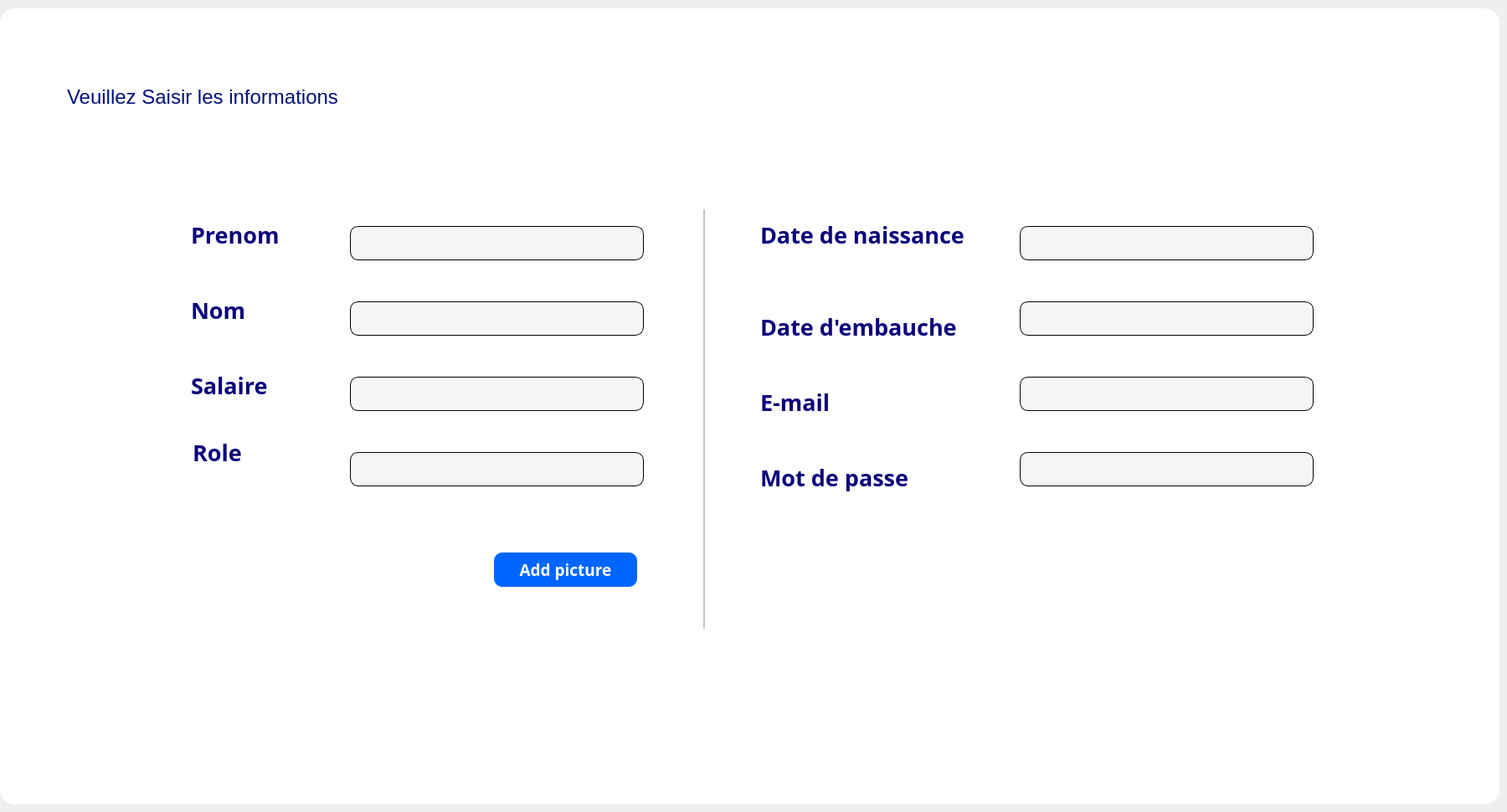
      <widget class="QWidget" name="tab_6">
       <attribute name="icon">
        <iconset resource="D:/volve/untitled22/res.qrc">
         <normaloff>:/icon/icons/icons8-crayon-64.png</normaloff>:/icon/icons/icons8-crayon-64.png</iconset>
       </attribute>
       <attribute name="title">
        <string>Modifier</string>
       </attribute>
       <widget class="QFrame" name="frame_23">
        <property name="geometry">
         <rect>
          <x>0</x>
          <y>10</y>
          <width>1791</width>
          <height>951</height>
         </rect>
        </property>
        <property name="styleSheet">
         <string notr="true">border-radius:18px;
background:white;
</string>
        </property>
        <property name="frameShape">
         <enum>QFrame::StyledPanel</enum>
        </property>
        <property name="frameShadow">
         <enum>QFrame::Raised</enum>
        </property>
        <widget class="QLineEdit" name="le_role_10">
         <property name="geometry">
          <rect>
           <x>418</x>
           <y>530</y>
           <width>351</width>
           <height>41</height>
          </rect>
         </property>
         <property name="styleSheet">
          <string notr="true">border-radius: 10px;
background: #F5F5F5;
border: 1px solid #000000;
padding-bottom:7px;</string>
         </property>
        </widget>
        <widget class="QLabel" name="lab_mdb_10">
         <property name="geometry">
          <rect>
           <x>908</x>
           <y>530</y>
           <width>181</width>
           <height>61</height>
          </rect>
         </property>
         <property name="font">
          <font>
           <family>Yu Gothic UI Semibold</family>
           <pointsize>20</pointsize>
           <weight>75</weight>
           <bold>true</bold>
          </font>
         </property>
         <property name="styleSheet">
          <string notr="true">color: rgb(10, 0, 122);</string>
         </property>
         <property name="text">
          <string>Mot de passe</string>
         </property>
        </widget>
        <widget class="QLineEdit" name="le_email_10">
         <property name="geometry">
          <rect>
           <x>1218</x>
           <y>440</y>
           <width>351</width>
           <height>41</height>
          </rect>
         </property>
         <property name="styleSheet">
          <string notr="true">border-radius: 10px;
background: #F5F5F5;
border: 1px solid #000000;
padding-bottom:7px;</string>
         </property>
        </widget>
        <widget class="QLineEdit" name="le_salaire_10">
         <property name="geometry">
          <rect>
           <x>418</x>
           <y>440</y>
           <width>351</width>
           <height>41</height>
          </rect>
         </property>
         <property name="styleSheet">
          <string notr="true">border-radius: 10px;
background: #F5F5F5;
border: 1px solid #000000;
padding-bottom:7px;</string>
         </property>
        </widget>
        <widget class="QLabel" name="lab_emb_10">
         <property name="geometry">
          <rect>
           <x>908</x>
           <y>350</y>
           <width>271</width>
           <height>61</height>
          </rect>
         </property>
         <property name="font">
          <font>
           <family>Yu Gothic UI Semibold</family>
           <pointsize>20</pointsize>
           <weight>75</weight>
           <bold>true</bold>
          </font>
         </property>
         <property name="styleSheet">
          <string notr="true">color: rgb(10, 0, 122);</string>
         </property>
         <property name="text">
          <string>Date d'embauche</string>
         </property>
        </widget>
        <widget class="QLineEdit" name="le_dn_10">
         <property name="geometry">
          <rect>
           <x>1218</x>
           <y>260</y>
           <width>351</width>
           <height>41</height>
          </rect>
         </property>
         <property name="styleSheet">
          <string notr="true">border-radius: 10px;
background: #F5F5F5;
border: 1px solid #000000;
padding-bottom:7px;</string>
         </property>
        </widget>
        <widget class="QLabel" name="lab_dn_10">
         <property name="geometry">
          <rect>
           <x>908</x>
           <y>240</y>
           <width>281</width>
           <height>61</height>
          </rect>
         </property>
         <property name="font">
          <font>
           <family>Yu Gothic UI Semibold</family>
           <pointsize>20</pointsize>
           <weight>75</weight>
           <bold>true</bold>
          </font>
         </property>
         <property name="styleSheet">
          <string notr="true">color: rgb(10, 0, 122);</string>
         </property>
         <property name="text">
          <string>Date de naissance</string>
         </property>
        </widget>
        <widget class="QLabel" name="lab_role_10">
         <property name="geometry">
          <rect>
           <x>230</x>
           <y>510</y>
           <width>181</width>
           <height>41</height>
          </rect>
         </property>
         <property name="font">
          <font>
           <family>Yu Gothic UI Semibold</family>
           <pointsize>20</pointsize>
           <weight>75</weight>
           <bold>true</bold>
          </font>
         </property>
         <property name="styleSheet">
          <string notr="true">color: rgb(10, 0, 122);</string>
         </property>
         <property name="text">
          <string>Role</string>
         </property>
        </widget>
        <widget class="QLabel" name="lab_pr_10">
         <property name="geometry">
          <rect>
           <x>228</x>
           <y>240</y>
           <width>261</width>
           <height>61</height>
          </rect>
         </property>
         <property name="font">
          <font>
           <family>Yu Gothic UI Semibold</family>
           <pointsize>20</pointsize>
           <weight>75</weight>
           <bold>true</bold>
          </font>
         </property>
         <property name="styleSheet">
          <string notr="true">color: rgb(10, 0, 122);</string>
         </property>
         <property name="text">
          <string>Prenom</string>
         </property>
        </widget>
        <widget class="QLineEdit" name="le_prenom_10">
         <property name="geometry">
          <rect>
           <x>418</x>
           <y>260</y>
           <width>351</width>
           <height>41</height>
          </rect>
         </property>
         <property name="styleSheet">
          <string notr="true">border-radius: 10px;
background: #F5F5F5;
border: 1px solid #000000;
padding-bottom:7px;</string>
         </property>
        </widget>
        <widget class="QLabel" name="lab_sal_10">
         <property name="geometry">
          <rect>
           <x>228</x>
           <y>420</y>
           <width>151</width>
           <height>61</height>
          </rect>
         </property>
         <property name="font">
          <font>
           <family>Yu Gothic UI Semibold</family>
           <pointsize>20</pointsize>
           <weight>75</weight>
           <bold>true</bold>
          </font>
         </property>
         <property name="styleSheet">
          <string notr="true">color: rgb(10, 0, 122);</string>
         </property>
         <property name="text">
          <string>Salaire</string>
         </property>
        </widget>
        <widget class="QLineEdit" name="le_nom_10">
         <property name="geometry">
          <rect>
           <x>418</x>
           <y>350</y>
           <width>351</width>
           <height>41</height>
          </rect>
         </property>
         <property name="styleSheet">
          <string notr="true">border-radius: 10px;
background: #F5F5F5;
border: 1px solid #000000;
padding-bottom:7px;</string>
         </property>
        </widget>
        <widget class="Line" name="line_14">
         <property name="geometry">
          <rect>
           <x>840</x>
           <y>240</y>
           <width>2</width>
           <height>501</height>
          </rect>
         </property>
         <property name="font">
          <font>
           <pointsize>2</pointsize>
          </font>
         </property>
         <property name="styleSheet">
          <string notr="true">background:rgb(197, 197, 197);</string>
         </property>
         <property name="orientation">
          <enum>Qt::Vertical</enum>
         </property>
        </widget>
        <widget class="QLabel" name="lab_email_10">
         <property name="geometry">
          <rect>
           <x>908</x>
           <y>440</y>
           <width>151</width>
           <height>61</height>
          </rect>
         </property>
         <property name="font">
          <font>
           <family>Yu Gothic UI Semibold</family>
           <pointsize>20</pointsize>
           <weight>75</weight>
           <bold>true</bold>
          </font>
         </property>
         <property name="styleSheet">
          <string notr="true">color: rgb(10, 0, 122);</string>
         </property>
         <property name="text">
          <string>E-mail</string>
         </property>
        </widget>
        <widget class="QPushButton" name="pb_add_p_10">
         <property name="geometry">
          <rect>
           <x>590</x>
           <y>650</y>
           <width>171</width>
           <height>41</height>
          </rect>
         </property>
         <property name="font">
          <font>
           <family>Yu Gothic UI Semibold</family>
           <pointsize>14</pointsize>
           <weight>75</weight>
           <bold>true</bold>
          </font>
         </property>
         <property name="styleSheet">
          <string notr="true">QPushButton {
background:rgb(0, 102, 255);
color:white;
border-radius: 10px;
}

QPushButton::hover
{
background:rgb(0, 51, 162);
color:white;
border-radius: 10px;

}</string>
         </property>
         <property name="text">
          <string>Add picture</string>
         </property>
        </widget>
        <widget class="QLineEdit" name="lineEdit_16">
         <property name="geometry">
          <rect>
           <x>1218</x>
           <y>530</y>
           <width>351</width>
           <height>41</height>
          </rect>
         </property>
         <property name="styleSheet">
          <string notr="true">border-radius: 10px;
background: #F5F5F5;
border: 1px solid #000000;
padding-bottom:7px;</string>
         </property>
        </widget>
        <widget class="QLabel" name="lab_nom_10">
         <property name="geometry">
          <rect>
           <x>228</x>
           <y>330</y>
           <width>161</width>
           <height>61</height>
          </rect>
         </property>
         <property name="font">
          <font>
           <family>Yu Gothic UI Semibold</family>
           <pointsize>20</pointsize>
           <weight>75</weight>
           <bold>true</bold>
          </font>
         </property>
         <property name="styleSheet">
          <string notr="true">color: rgb(10, 0, 122);</string>
         </property>
         <property name="text">
          <string>Nom</string>
         </property>
        </widget>
        <widget class="QLineEdit" name="le_emb_10">
         <property name="geometry">
          <rect>
           <x>1218</x>
           <y>350</y>
           <width>351</width>
           <height>41</height>
          </rect>
         </property>
         <property name="styleSheet">
          <string notr="true">border-radius: 10px;
background: #F5F5F5;
border: 1px solid #000000;
padding-bottom:7px;</string>
         </property>
        </widget>
        <widget class="QLabel" name="profilePictureLabel_10">
         <property name="geometry">
          <rect>
           <x>250</x>
           <y>630</y>
           <width>171</width>
           <height>131</height>
          </rect>
         </property>
         <property name="text">
          <string/>
         </property>
        </widget>
        <widget class="QLabel" name="label_vs_14">
         <property name="geometry">
          <rect>
           <x>80</x>
           <y>90</y>
           <width>501</width>
           <height>31</height>
          </rect>
         </property>
         <property name="font">
          <font>
           <pointsize>18</pointsize>
          </font>
         </property>
         <property name="styleSheet">
          <string notr="true">color: r;
color: rgb(0, 18, 122);</string>
         </property>
         <property name="text">
          <string>Veuillez Saisir les informations </string>
         </property>
        </widget>
       </widget>
      </widget>
